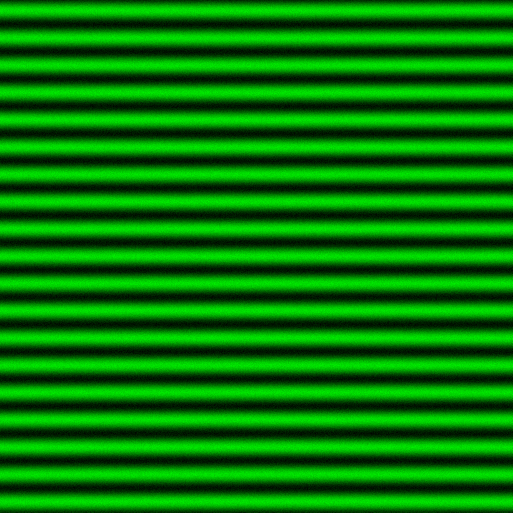
#> input picture 04_sim2/data/FranjasParalelas.tif, 1025 x 1025 px (shown at 1/2 size); the run also reads 1 picture not shown here
$ jupyter execute --allow-errors sim2.ipynb
#> lines starting #> are read from the running program, lines starting #| are printed output that depends on the picture
[cell 1]
import numpy as np, cv2, glob, os, re, matplotlib.pyplot as plt
from scipy.optimize import curve_fit
from scipy.signal import find_peaks
from pathlib import Path

## parte 1

### model

[cell 2]
# usando todo en cm
res = 1025
l = 5
x = 10
a = 2.5e-3 # e-2 for 0.25mm
I0 = 1         # fuente: de los deseos
lmd = 5.32e-5

vec = np.linspace(-l/2, l/2, res)
Z, Y = np.meshgrid(vec, vec)

[cell 3]
# matrices s1 y s2
s1 = np.sqrt(x**2 + Y**2 + (Z - a/2)**2)
s2 = np.sqrt(x**2 + Y**2 + (Z + a/2)**2)

# intensidad
I1 = I0/(s1**2)
I2 = I0/(s2**2)
I = I1 + I2 + 2 * np.sqrt(I1 * I2) * np.cos(2 * np.pi * (s2-s1) / lmd)
Inorm = I/np.max(I)

# graph
plt.style.use('seaborn-v0_8-whitegrid')
fig, ax = plt.subplots(figsize=(10, 8))

# capture the QuadContourSet returned by imshow and pass it to colorbar
# use the physical coordinates (vec -> z/y) so columns map to z (horizontal) and rows to y (vertical)
cs = ax.imshow(Inorm,
               extent=(vec.min(), vec.max(), vec.min(), vec.max()),
               origin='lower',     # flip so +y is up
               cmap='plasma',
               aspect='equal')
ax.set_xlabel('z [cm]')
ax.set_ylabel('y [cm]')
ax.set_ylabel('y', fontsize=14)
ax.set_xlabel('z', fontsize=14)
ax.set_title('what', fontsize=16, fontweight='bold', pad=15)
ax.tick_params(axis='both', which='major', labelsize=10)
fig.colorbar(cs, ax=ax)
# ax.grid(True, which='both', linestyle='--', linewidth=0.7, alpha=0.7)
plt.tight_layout()
# plt.savefig('Srel.png', dpi=300)
plt.show()

[cell 4]
# === Parameters (edit if needed) ===
filename = "data/FranjasParalelas.tif"
width_cm = 1.0       # physical width of the image (cm)
x_cm = 10.0           # distance from sources to screen (cm)
lmd_cm = 5.32e-5      # wavelength in cm (532 nm green laser)

# === 1. Load and preprocess image ===
# Read as grayscale (0–255)
img = cv2.imread(filename, cv2.IMREAD_GRAYSCALE)
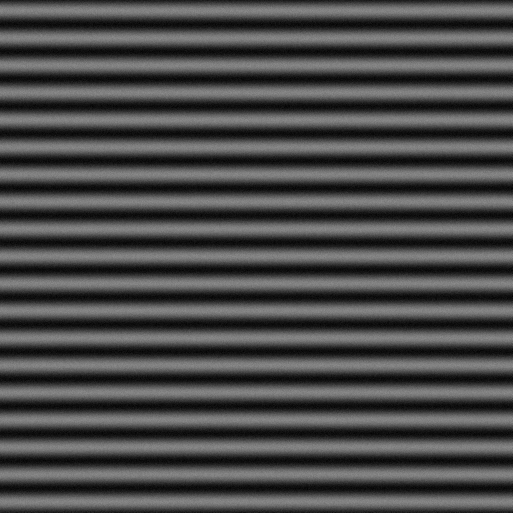
#> img: shape (1025, 1025) (shown at 1/2 size); min 0, max 143, mean 72.1
if img is None:
    raise FileNotFoundError(f"Image '{filename}' not found.")

# Transpose so horizontal axis aligns with z
arr_t = img.T.astype(float)

# Normalize intensities 0–1
arr_t = (arr_t - arr_t.min()) / (arr_t.max() - arr_t.min())
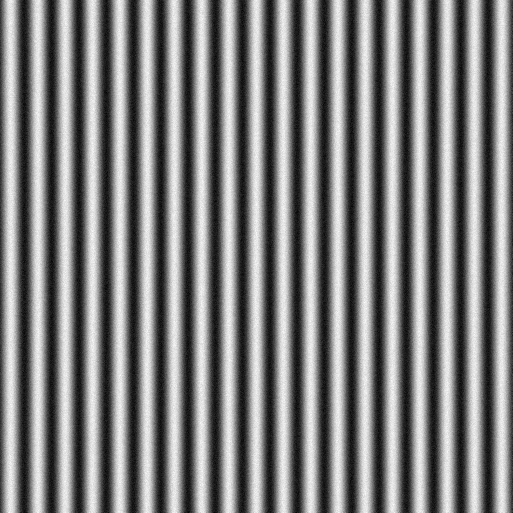
#> arr_t: shape (1025, 1025) float64 (shown at 1/2 size); min 0, max 1, mean 0.504

# === 2. Average along y-axis to get 1D intensity profile ===
profile = arr_t.mean(axis=0)
#> profile = 1025 values, max 0.919 at index 512, min 0.0788 at index 48, mean 0.504
profile_norm = (profile - profile.min()) / (profile.max() - profile.min())
#> profile_norm = 1025 values, max 1 at index 512, min 0 at index 48, mean 0.507

# === 3. Find peaks in the intensity profile ===
peaks, props = find_peaks(profile_norm, prominence=0.2, distance=10)
#> peaks = 19 values from 21 to 1003; props = 3 items

# === 4. Compute fringe spacing in pixels ===
spacings_px = np.diff(peaks)
#> spacings_px = 18 values, max 56 at index 5, min 53 at index 3, mean 54.56
mean_spacing_px = spacings_px.mean()
#> mean_spacing_px = 54.56
std_spacing_px = spacings_px.std()
#> std_spacing_px = 0.685

# === 5. Convert pixels to cm ===
n_cols = arr_t.shape[1]
pix_to_cm = width_cm / (n_cols - 1)
mean_spacing_cm = mean_spacing_px * pix_to_cm
#> mean_spacing_cm = 0.0533
std_spacing_cm = std_spacing_px * pix_to_cm
#> std_spacing_cm = 0.000669

# === 6. Compute slit/source separation a ===
# Formula: Δz = λ x / a  =>  a = λ x / Δz
a_cm = lmd_cm * x_cm / mean_spacing_cm
#> a_cm = 0.00999
a_std_cm = (lmd_cm * x_cm / (mean_spacing_cm**2)) * std_spacing_cm
#> a_std_cm = 0.000125

# Convert to mm for readability
a_mm = a_cm * 10.0
#> a_mm = 0.0999
a_std_mm = a_std_cm * 10.0
#> a_std_mm = 0.00125

# === 7. Plot the results ===
fig, axs = plt.subplots(1, 2, figsize=(12, 4))

# Original transposed image
axs[0].imshow(arr_t, cmap='gray', aspect='auto')
axs[0].set_title("Transposed Image (Z-axis horizontal)")
axs[0].set_xlabel("z (pixels)")
axs[0].set_ylabel("y (pixels)")

# Averaged intensity profile with detected peaks
axs[1].plot(profile_norm, label='Averaged intensity')
axs[1].plot(peaks, profile_norm[peaks], 'rx', label='Detected peaks')
axs[1].set_xlabel("z (pixels)")
axs[1].set_ylabel("Normalized intensity")
axs[1].set_title("1D Interference Pattern")
axs[1].legend()

plt.tight_layout()
plt.show()
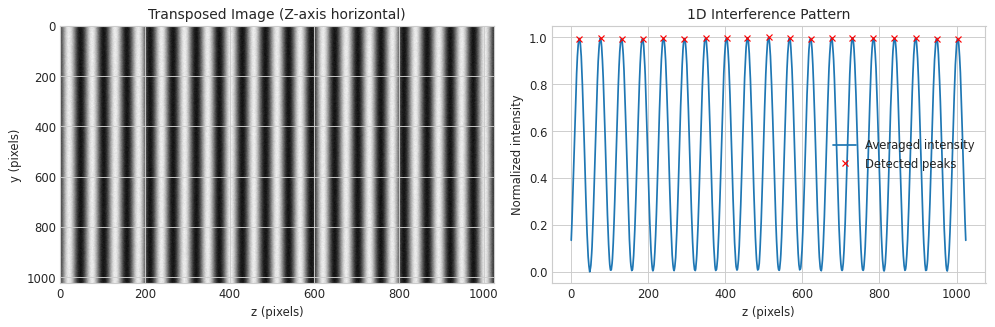
#> figure drawn by matplotlib, 2 panels; panel 2: curve peaks at x = 512, y = 1; panel 2: curve peaks at x = 512, y = 1

# === 8. Print numeric results ===
print(f"Number of detected peaks: {len(peaks)}")
#| Number of detected peaks: 19
print(f"Mean fringe spacing: {mean_spacing_px:.2f} ± {std_spacing_px:.2f} px")
#| Mean fringe spacing: 54.56 ± 0.68 px
print(f"Pixel scale: {pix_to_cm:.3e} cm/px")
#| Pixel scale: 9.766e-04 cm/px
print(f"Fringe spacing: {mean_spacing_cm:.4e} ± {std_spacing_cm:.1e} cm")
#| Fringe spacing: 5.3277e-02 ± 6.7e-04 cm
print(f"Estimated source separation a = {a_cm:.4e} ± {a_std_cm:.1e} cm")
#| Estimated source separation a = 9.9856e-03 ± 1.3e-04 cm
print(f"Which is a = {a_mm:.4f} ± {a_std_mm:.2f} mm")
#| Which is a = 0.0999 ± 0.00 mm

[cell 5]
# === 9. Compare experimental vs. theoretical pattern ===

# 1D coordinate (in cm)
z_pixels = np.arange(profile_norm.size)
z_cm = (z_pixels - z_pixels.mean()) * pix_to_cm  # center at z=0

# theoretical intensity pattern using the estimated a
I_theo = 1 + np.cos(2 * np.pi * a_cm * z_cm / (lmd_cm * x_cm))
#> I_theo = 1025 values, max 2 at index 21, min 2.05e-05 at index 212, mean 1.01
I_theo_norm = (I_theo - I_theo.min()) / (I_theo.max() - I_theo.min())
#> I_theo_norm = 1025 values, max 1 at index 21, min 0 at index 212, mean 0.505

# --- plot comparison ---
plt.figure(figsize=(8,4))
plt.plot(z_cm, profile_norm, label='Experimental (averaged from image)', lw=2)
plt.plot(z_cm, I_theo_norm, '--r', label=f'Theoretical (a = {a_mm:.3f} mm)', lw=2)
plt.xlabel('z [cm]')
plt.ylabel('Normalized intensity')
plt.title('Interference Pattern: Experimental vs Theoretical')
plt.legend()
plt.grid(True, ls='--', alpha=0.6)
plt.tight_layout()
plt.show()

### data

[cell 6]
# === Single-slit analysis: compare experimental profiles to theoretical curve (given b or a) ===
# Configure here ↓
# Path pattern for images (supports JPEG/JPG/PNG/TIF/TIFF).
#   glob_pattern = "data/single/*.JPEG"
#   glob_pattern = "data/d3/*.JPEG"
#   glob_pattern = "data/single/*.tif"
glob_pattern = "data/s1/*.JPEG"

width_cm = 3.3             # physical width of the image field of view (cm)
lmd = 650e-9                 # wavelength [m]
z_m = 4.973                  # observation distance [m]

# Slit width: use either full width 'a_given_m' OR half-width 'b_given_m'.
# Exactly one of them should be non-None.
a_given_m = 0.0002721          # full slit width a [m] (example: 0.29 mm)
b_given_m = None             # half slit width b [m] (set if you want to specify b directly)

# --- resolve a/b consistently ---
if (a_given_m is None) and (b_given_m is None):
    raise ValueError("Provide either a_given_m (full width) or b_given_m (half-width).")
if a_given_m is None:
    a_given_m = 2.0 * float(b_given_m)
if b_given_m is None:
    b_given_m = 0.5 * float(a_given_m)

def single_slit_theory(y_m, a_m, lmd_m, z_m):
    """
    Normalized Fraunhofer single-slit intensity profile along screen coordinate y (meters).
    I(y) ∝ sinc^2(a y / (λ z)), where numpy's sinc is sin(πx)/(πx).
    a is the FULL slit width; if you have b (half-width), use a = 2b.
    """
    I = np.sinc(a_m * y_m / (lmd_m * z_m)) ** 2
    # normalize for fair comparison
    I = (I - I.min()) / (I.max() - I.min()) if I.max() > I.min() else I
    return I

# Selection options
only_numeric_names = False     # keep only files whose stem has no letters; set False to keep all
select_by_indices = []         # e.g., [1, 3, 5]; empty -> keep all found
select_by_names = ["p1.JPEG"]  # e.g., ["1.JPEG", "7.JPG"]; empty -> ignore

# --- Discover images (multiple extensions supported) ---

def discover_images(pattern):
#> called with pattern = 'data/s1/*.JPEG'
    base = os.path.dirname(pattern)
    exts = ["*.JPEG", "*.JPG", "*.jpg", "*.jpeg", "*.png", "*.tif", "*.tiff"]
    paths = []
    for ext in exts:
        paths.extend(glob.glob(os.path.join(base, ext)))
    # optional filter: numeric-only stems
    out = []
    for p in paths:
        s = os.path.splitext(os.path.basename(p))[0]
        if only_numeric_names and re.search(r"[A-Za-z]", s):
            continue
        out.append(p)
    # numeric sort when possible
    def _num_key(p):
        s = os.path.splitext(os.path.basename(p))[0]
        m = re.search(r"(\d+)", s)
        return int(m.group(1)) if m else s
    return sorted(out, key=_num_key)

images = discover_images(glob_pattern)

# apply selection filters
if select_by_names:
    names_set = set(select_by_names)
    images = [p for p in images if os.path.basename(p) in names_set]
elif select_by_indices:
    keep = set(select_by_indices)
    filtered = []
    for p in images:
        m = re.search(r"(\d+)", os.path.splitext(os.path.basename(p))[0])
        if m and int(m.group(1)) in keep:
            filtered.append(p)
    images = filtered

if not images:
    raise RuntimeError("No images selected; adjust glob_pattern/filters or check data path.")

# --- Analysis ---
N_summary = []
rmse_unscaled_list = []
rmse_scaled_list = []
y0_exp_list = []
y0_theo_list = []
b_est_list = []
AB_list = []

for fname in images:
    img = cv2.imread(fname, cv2.IMREAD_GRAYSCALE)
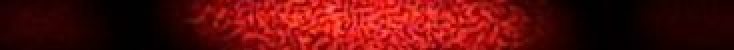
#> input picture 04_sim2/data/s1/p1.JPEG, 367 x 25 px (shown 2 times larger)
#> img: shape (25, 367)
    if img is None:
        print(f"⚠️ Could not load {fname}")
        continue

    # normalize image 0–1 and average along vertical axis (rows) to get 1D profile along columns
    arr = img.astype(float)
    arr = (arr - arr.min()) / (arr.max() - arr.min())
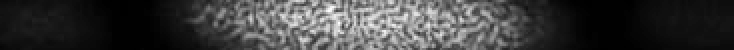
#> arr: shape (25, 367) float64 (shown 2 times larger); min 0, max 1, mean 0.241
    profile = arr.mean(axis=0)
#> profile = 367 values, max 0.697 at index 167, min 0.0045 at index 60, mean 0.241
    # light smoothing to stabilize minima detection
    if profile.size > 15:
        k = 9
        kernel = np.ones(k)/k
        profile = np.convolve(profile, kernel, mode='same')
#> profile = 367 values, max 0.626 at index 166, min 0.00565 at index 63, mean 0.241
    profile_norm = (profile - profile.min()) / (profile.max() - profile.min()) if profile.max() > profile.min() else profile
#> profile_norm = 367 values, max 1 at index 166, min 0 at index 63, mean 0.379

    # pixel → meter conversion using the field width
    N = profile_norm.size
    pix_to_m = (width_cm / 100.0) / (N - 1)
    y_m = (np.arange(N) - N/2) * pix_to_m

    # theoretical single-slit intensity using FULL width a = 2b
    I_theo = single_slit_theory(y_m, a_given_m, lmd, z_m)

    # RMSE without scaling
    rmse_unscaled = float(np.sqrt(np.mean((profile_norm - I_theo)**2)))
#> rmse_unscaled = 0.0775

    # Fit amplitude and offset: y ≈ A*I_theo + B
    X = np.vstack([I_theo, np.ones_like(I_theo)]).T
    A, B = np.linalg.lstsq(X, profile_norm, rcond=None)[0]
#> A = 0.999; B = 0.0486
    I_fit = A * I_theo + B
#> I_fit = 367 values, max 1.05 at index 183, min 0.0486 at index 52, mean 0.379
    I_fit = np.clip(I_fit, 0.0, 1.0)
#> I_fit = 367 values, max 1 at index 168, min 0.0486 at index 52, mean 0.376

    rmse_scaled = float(np.sqrt(np.mean((profile_norm - I_fit)**2)))
#> rmse_scaled = 0.0574

    # detect central maximum and nearest minima on both sides (for y0 estimate)
    peaks, _ = find_peaks(profile_norm, prominence=0.05, distance=10)
#> peaks = [16, 166, 187]
    if len(peaks) == 0:
        cidx = int(np.argmax(profile_norm))
    else:
        cidx = int(peaks[np.argmax(profile_norm[peaks])])
#> cidx = 166

    minima, _ = find_peaks(-profile_norm, prominence=0.02, distance=10)
#> minima = [63, 157, 175, 303]
    left_candidates = minima[minima < cidx]
#> left_candidates = [63, 157]
    right_candidates = minima[minima > cidx]
#> right_candidates = [175, 303]

    y0_left = np.nan
    y0_right = np.nan
    if left_candidates.size:
        y0_left = abs((left_candidates[-1] - cidx) * pix_to_m)
#> y0_left = 0.000811
    if right_candidates.size:
        y0_right = abs((right_candidates[0] - cidx) * pix_to_m)
#> y0_right = 0.000811

    if np.isfinite(y0_left) and np.isfinite(y0_right):
        y0_exp = 0.5*(y0_left + y0_right)
#> y0_exp = 0.000811
    elif np.isfinite(y0_left):
        y0_exp = y0_left
    elif np.isfinite(y0_right):
        y0_exp = y0_right
    else:
        y0_exp = np.nan

    # theoretical first-zero distance: y0 = λ z / a
    y0_theo = lmd * z_m / a_given_m

    # estimate b from first-zero distance: y0 = λ z / (2b) ⇒ b = λ z / (2 y0)
    if np.isfinite(y0_exp) and y0_exp > 0:
        b_est = lmd * z_m / (2 * y0_exp)
#> b_est = 0.00199
    else:
        b_est = np.nan

    # plot overlay
    plt.style.use('seaborn-v0_8-whitegrid')
    plt.figure(figsize=(6, 4))
    plt.plot(y_m*100, profile_norm, label="Measured", lw=1.8, color='xkcd:green')
    plt.plot(y_m*100, I_fit, "--", label=f"Theory scaled (A={A:.3f}, B={B:.3f})", lw=2, color='xkcd:blue')
    # optional: faint unscaled reference
    plt.plot(y_m*100, I_theo, ":", label="Theory (unscaled)", lw=1.2, color='xkcd:blue', alpha=0.5)
    ttl = (
        f"{os.path.basename(fname)} | RMSE_scaled={rmse_scaled:.3f} (unscaled {rmse_unscaled:.3f}) | "
        f"y0_exp={y0_exp*1e3 if np.isfinite(y0_exp) else np.nan:.2f} mm | "
        f"y0_theo={y0_theo*1e3:.2f} mm"
    )
    plt.title(ttl)
    plt.xlabel("y [cm]")
    plt.ylabel("Normalized intensity")
    plt.legend()
    plt.tight_layout()
    plt.show()
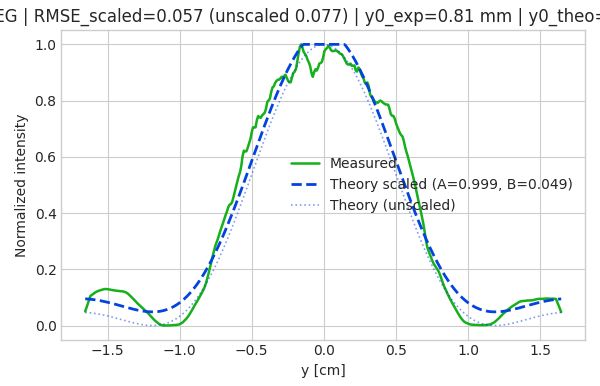
#> figure drawn by matplotlib, 1 panel; curve peaks at x = -0.158, y = 1; curve peaks at x = -0.14, y = 1; curve peaks at x = -0.00451, y = 1

    # store summary
    N_summary.append(N)
    rmse_unscaled_list.append(rmse_unscaled)
    rmse_scaled_list.append(rmse_scaled)
    y0_exp_list.append(y0_exp)
    y0_theo_list.append(y0_theo)
    b_est_list.append(b_est)
    AB_list.append((A, B))

# summary table
print("\n=== Single-slit comparison summary (given a or b) ===")
for i, fname in enumerate(images):
    y0e = y0_exp_list[i]
    y0t = y0_theo_list[i]
    be = b_est_list[i]
    A, B = AB_list[i]
    print(
        f"{os.path.basename(fname):20s}  "
        f"RMSE_scaled={rmse_scaled_list[i]:.3f} (unscaled {rmse_unscaled_list[i]:.3f})  "
        f"A={A:.3f}  B={B:.3f}  "
        f"y0_exp={(y0e*1e3):.2f} mm  "
        f"y0_theo={(y0t*1e3):.2f} mm  "
        f"b_est={(be*1e6) if np.isfinite(be) else np.nan:.2f} µm  "
        f"(a={a_given_m*1e6:.1f} µm, b={b_given_m*1e6:.1f} µm)"
    )
#> this loop made 2 passes
#> (y0e, be, A, B) on passes 1 to 2: (0.000811, 0.00199, 0.999, 0.0486), (0.000811, 0.00199, 0.999, 0.0486)
#> (printed output is left out)

## parte 2

### model

[cell 7]
# === Physical constants ===
lmd = 532e-9   # wavelength [m]
z = 4.0         # observation distance [m]
b = 25e-6       # half slit height [m]
c = 0.5e-3      # slit center distance [m]

# === Grid parameters ===
res = 1025
L = 0.05        # 5 cm window [m]
vec = np.linspace(-L/2, L/2, res)
#> vec = 1025 values from -0.025 to 0.025
Y, Z = np.meshgrid(vec, vec)
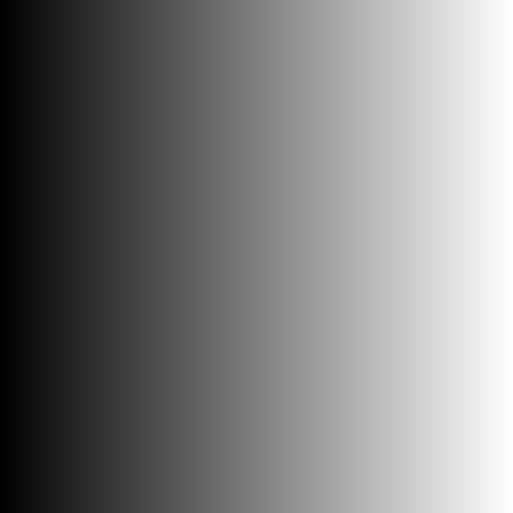
#> Y: shape (1025, 1025) float64 (shown at 1/2 size); min -0.025, max 0.025, mean 3.22e-19; drawn with min black and max white
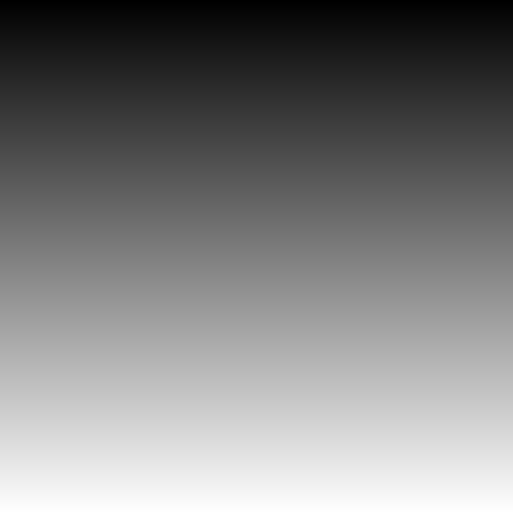
#> Z: shape (1025, 1025) float64 (shown at 1/2 size); min -0.025, max 0.025, mean -2.98e-19; drawn with min black and max white

# === 1. Compute theoretical intensity ===
I = (np.sinc(2*b*Y/(lmd*z))**2) * (np.cos(2*np.pi*c*Y/(lmd*z))**2)
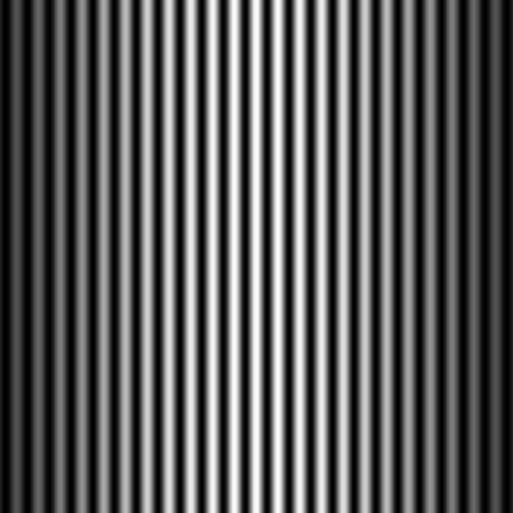
#> I: shape (1025, 1025) float64 (shown at 1/2 size); min 1.3e-06, max 1, mean 0.352
I /= I.max()

# === 2. Plot the 2D diffraction pattern ===
plt.style.use('seaborn-v0_8-whitegrid')
fig, ax = plt.subplots(figsize=(8,6))
im = ax.imshow(I, extent=(vec.min()*100, vec.max()*100, vec.min()*100, vec.max()*100),
               origin='upper', cmap='plasma', aspect='auto')
ax.set_xlabel('z [cm]')
ax.set_ylabel('y [cm]')
ax.set_title('Patrón de difracción (Fraunhofer, doble rendija)', fontsize=14, fontweight='bold')
fig.colorbar(im, ax=ax, label='Intensidad normalizada')
plt.tight_layout()
plt.show()
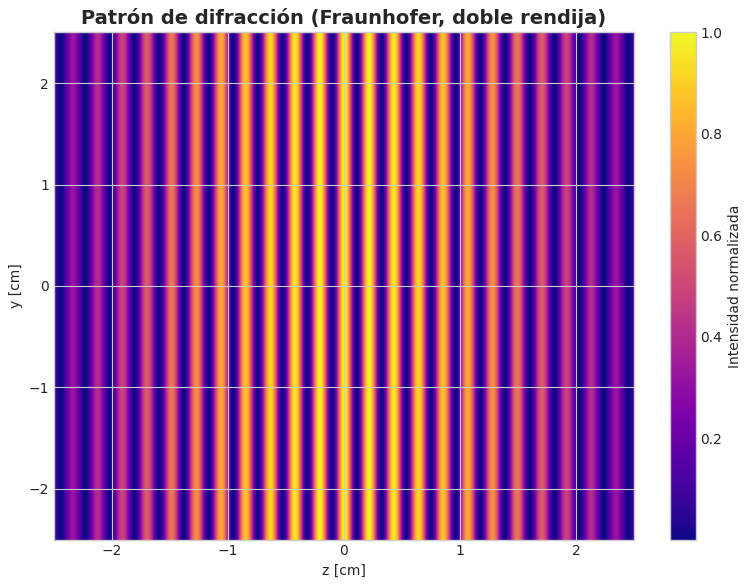
#> figure drawn by matplotlib, 2 panels

# === 3. Load experimental image and estimate b, c ===
filename = "data/FranjasRendijas.tif"
img = cv2.imread(filename, cv2.IMREAD_GRAYSCALE)
#> img: shape (1025, 1025)
#> (the rest of the program and of its run is left out)
